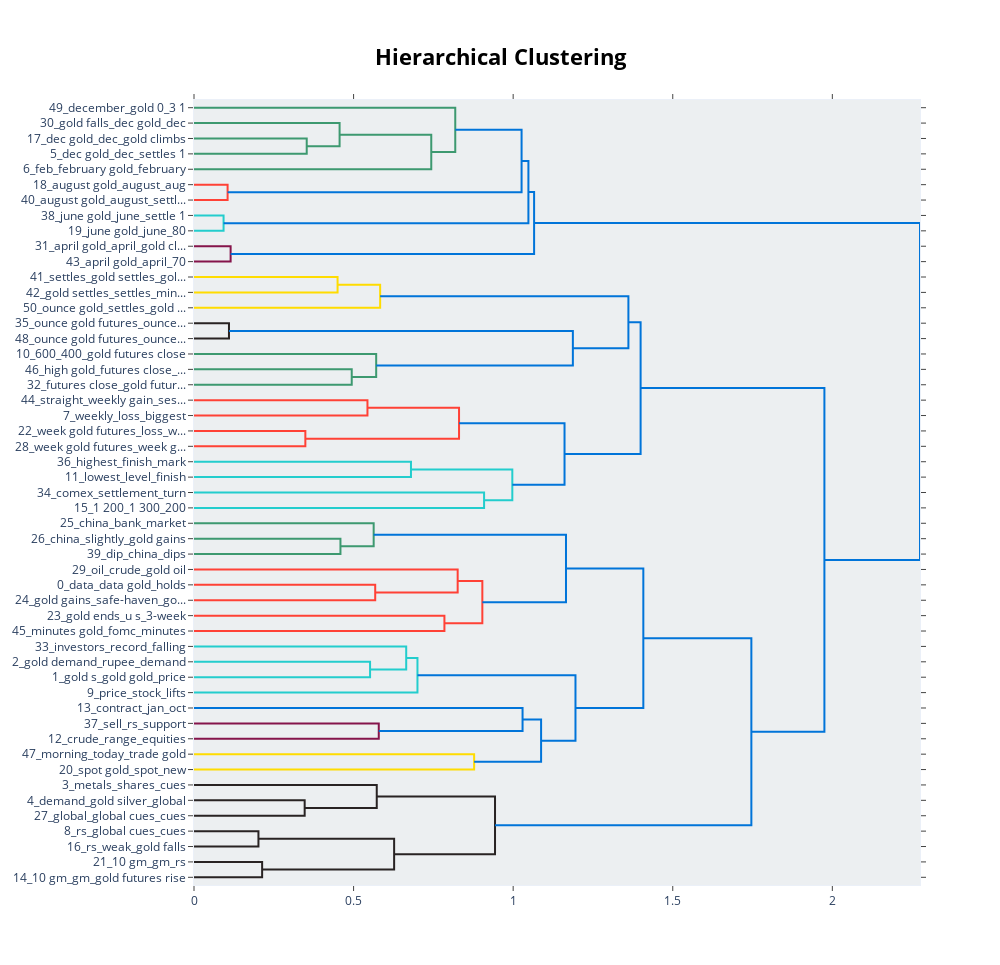

Notebook code for this chart:
### Code cell
topic_model.visualize_hierarchy().show()

### Figure 1 — Plotly figure (JSON) as saved in the notebook; plotly's stock layout.template omitted (floating-point values rounded to 4 significant figures)
{"data": [{"hoverinfo": "text", "marker": {"color": "rgb(61,153,112)"}, "mode": "lines", "type": "scatter", "x": [0.0, 0.3532, 0.3532, 0.0], "xaxis": "x", "y": [-25.0, -25.0, -35.0, -35.0], "yaxis": "y"}, {"hoverinfo": "text", "marker": {"color": "rgb(61,153,112)"}, "mode": "lines", "type": "scatter", "x": [0.0, 0.4562, 0.4562, 0.3532], "xaxis": "x", "y": [-15.0, -15.0, -30.0, -30.0], "yaxis": "y"}, {"hoverinfo": "text", "marker": {"color": "rgb(61,153,112)"}, "mode": "lines", "type": "scatter", "x": [0.4562, 0.7434, 0.7434, 0.0], "xaxis": "x", "y": [-22.5, -22.5, -45.0, -45.0], "yaxis": "y"}, {"hoverinfo": "text", "marker": {"color": "rgb(61,153,112)"}, "mode": "lines", "type": "scatter", "x": [0.0, 0.8186, 0.8186, 0.7434], "xaxis": "x", "y": [-5.0, -5.0, -33.75, -33.75], "yaxis": "y"}, {"hoverinfo": "text", "marker": {"color": "rgb(255,65,54)"}, "mode": "lines", "type": "scatter", "x": [0.0, 0.1053, 0.1053, 0.0], "xaxis": "x", "y": [-55.0, -55.0, -65.0, -65.0], "yaxis": "y"}, {"hoverinfo": "text", "marker": {"color": "rgb(0,116,217)"}, "mode": "lines", "type": "scatter", "x": [0.8186, 1.026, 1.026, 0.1053], "xaxis": "x", "y": [-19.38, -19.38, -60.0, -60.0], "yaxis": "y"}, {"hoverinfo": "text", "marker": {"color": "rgb(35,205,205)"}, "mode": "lines", "type": "scatter", "x": [0.0, 0.09265, 0.09265, 0.0], "xaxis": "x", "y": [-75.0, -75.0, -85.0, -85.0], "yaxis": "y"}, {"hoverinfo": "text", "marker": {"color": "rgb(0,116,217)"}, "mode": "lines", "type": "scatter", "x": [1.026, 1.048, 1.048, 0.09265], "xaxis": "x", "y": [-39.69, -39.69, -80.0, -80.0], "yaxis": "y"}, {"hoverinfo": "text", "marker": {"color": "rgb(133,20,75)"}, "mode": "lines", "type": "scatter", "x": [0.0, 0.1147, 0.1147, 0.0], "xaxis": "x", "y": [-95.0, -95.0, -105.0, -105.0], "yaxis": "y"}, {"hoverinfo": "text", "marker": {"color": "rgb(0,116,217)"}, "mode": "lines", "type": "scatter", "x": [1.048, 1.066, 1.066, 0.1147], "xaxis": "x", "y": [-59.84, -59.84, -100.0, -100.0], "yaxis": "y"}, {"hoverinfo": "text", "marker": {"color": "rgb(255,220,0)"}, "mode": "lines", "type": "scatter", "x": [0.0, 0.4498, 0.4498, 0.0], "xaxis": "x", "y": [-115.0, -115.0, -125.0, -125.0], "yaxis": "y"}, {"hoverinfo": "text", "marker": {"color": "rgb(255,220,0)"}, "mode": "lines", "type": "scatter", "x": [0.4498, 0.5832, 0.5832, 0.0], "xaxis": "x", "y": [-120.0, -120.0, -135.0, -135.0], "yaxis": "y"}, {"hoverinfo": "text", "marker": {"color": "rgb(40,35,35)"}, "mode": "lines", "type": "scatter", "x": [0.0, 0.1096, 0.1096, 0.0], "xaxis": "x", "y": [-145.0, -145.0, -155.0, -155.0], "yaxis": "y"}, {"hoverinfo": "text", "marker": {"color": "rgb(61,153,112)"}, "mode": "lines", "type": "scatter", "x": [0.0, 0.4942, 0.4942, 0.0], "xaxis": "x", "y": [-175.0, -175.0, -185.0, -185.0], "yaxis": "y"}, {"hoverinfo": "text", "marker": {"color": "rgb(61,153,112)"}, "mode": "lines", "type": "scatter", "x": [0.0, 0.5708, 0.5708, 0.4942], "xaxis": "x", "y": [-165.0, -165.0, -180.0, -180.0], "yaxis": "y"}, {"hoverinfo": "text", "marker": {"color": "rgb(0,116,217)"}, "mode": "lines", "type": "scatter", "x": [0.1096, 1.187, 1.187, 0.5708], "xaxis": "x", "y": [-150.0, -150.0, -172.5, -172.5], "yaxis": "y"}, {"hoverinfo": "text", "marker": {"color": "rgb(0,116,217)"}, "mode": "lines", "type": "scatter", "x": [0.5832, 1.361, 1.361, 1.187], "xaxis": "x", "y": [-127.5, -127.5, -161.2, -161.2], "yaxis": "y"}, {"hoverinfo": "text", "marker": {"color": "rgb(255,65,54)"}, "mode": "lines", "type": "scatter", "x": [0.0, 0.5435, 0.5435, 0.0], "xaxis": "x", "y": [-195.0, -195.0, -205.0, -205.0], "yaxis": "y"}, {"hoverinfo": "text", "marker": {"color": "rgb(255,65,54)"}, "mode": "lines", "type": "scatter", "x": [0.0, 0.3489, 0.3489, 0.0], "xaxis": "x", "y": [-215.0, -215.0, -225.0, -225.0], "yaxis": "y"}, {"hoverinfo": "text", "marker": {"color": "rgb(255,65,54)"}, "mode": "lines", "type": "scatter", "x": [0.5435, 0.8304, 0.8304, 0.3489], "xaxis": "x", "y": [-200.0, -200.0, -220.0, -220.0], "yaxis": "y"}, {"hoverinfo": "text", "marker": {"color": "rgb(35,205,205)"}, "mode": "lines", "type": "scatter", "x": [0.0, 0.6798, 0.6798, 0.0], "xaxis": "x", "y": [-235.0, -235.0, -245.0, -245.0], "yaxis": "y"}, {"hoverinfo": "text", "marker": {"color": "rgb(35,205,205)"}, "mode": "lines", "type": "scatter", "x": [0.0, 0.9089, 0.9089, 0.0], "xaxis": "x", "y": [-255.0, -255.0, -265.0, -265.0], "yaxis": "y"}, {"hoverinfo": "text", "marker": {"color": "rgb(35,205,205)"}, "mode": "lines", "type": "scatter", "x": [0.6798, 0.9974, 0.9974, 0.9089], "xaxis": "x", "y": [-240.0, -240.0, -260.0, -260.0], "yaxis": "y"}, {"hoverinfo": "text", "marker": {"color": "rgb(0,116,217)"}, "mode": "lines", "type": "scatter", "x": [0.8304, 1.161, 1.161, 0.9974], "xaxis": "x", "y": [-210.0, -210.0, -250.0, -250.0], "yaxis": "y"}, {"hoverinfo": "text", "marker": {"color": "rgb(0,116,217)"}, "mode": "lines", "type": "scatter", "x": [1.361, 1.399, 1.399, 1.161], "xaxis": "x", "y": [-144.4, -144.4, -230.0, -230.0], "yaxis": "y"}, {"hoverinfo": "text", "marker": {"color": "rgb(61,153,112)"}, "mode": "lines", "type": "scatter", "x": [0.0, 0.4589, 0.4589, 0.0], "xaxis": "x", "y": [-285.0, -285.0, -295.0, -295.0], "yaxis": "y"}, {"hoverinfo": "text", "marker": {"color": "rgb(61,153,112)"}, "mode": "lines", "type": "scatter", "x": [0.0, 0.5629, 0.5629, 0.4589], "xaxis": "x", "y": [-275.0, -275.0, -290.0, -290.0], "yaxis": "y"}, {"hoverinfo": "text", "marker": {"color": "rgb(255,65,54)"}, "mode": "lines", "type": "scatter", "x": [0.0, 0.5678, 0.5678, 0.0], "xaxis": "x", "y": [-315.0, -315.0, -325.0, -325.0], "yaxis": "y"}, {"hoverinfo": "text", "marker": {"color": "rgb(255,65,54)"}, "mode": "lines", "type": "scatter", "x": [0.0, 0.8261, 0.8261, 0.5678], "xaxis": "x", "y": [-305.0, -305.0, -320.0, -320.0], "yaxis": "y"}, {"hoverinfo": "text", "marker": {"color": "rgb(255,65,54)"}, "mode": "lines", "type": "scatter", "x": [0.0, 0.7846, 0.7846, 0.0], "xaxis": "x", "y": [-335.0, -335.0, -345.0, -345.0], "yaxis": "y"}, {"hoverinfo": "text", "marker": {"color": "rgb(255,65,54)"}, "mode": "lines", "type": "scatter", "x": [0.8261, 0.9034, 0.9034, 0.7846], "xaxis": "x", "y": [-312.5, -312.5, -340.0, -340.0], "yaxis": "y"}, {"hoverinfo": "text", "marker": {"color": "rgb(0,116,217)"}, "mode": "lines", "type": "scatter", "x": [0.5629, 1.166, 1.166, 0.9034], "xaxis": "x", "y": [-282.5, -282.5, -326.2, -326.2], "yaxis": "y"}, {"hoverinfo": "text", "marker": {"color": "rgb(35,205,205)"}, "mode": "lines", "type": "scatter", "x": [0.0, 0.5517, 0.5517, 0.0], "xaxis": "x", "y": [-365.0, -365.0, -375.0, -375.0], "yaxis": "y"}, {"hoverinfo": "text", "marker": {"color": "rgb(35,205,205)"}, "mode": "lines", "type": "scatter", "x": [0.0, 0.6649, 0.6649, 0.5517], "xaxis": "x", "y": [-355.0, -355.0, -370.0, -370.0], "yaxis": "y"}, {"hoverinfo": "text", "marker": {"color": "rgb(35,205,205)"}, "mode": "lines", "type": "scatter", "x": [0.6649, 0.7002, 0.7002, 0.0], "xaxis": "x", "y": [-362.5, -362.5, -385.0, -385.0], "yaxis": "y"}, {"hoverinfo": "text", "marker": {"color": "rgb(133,20,75)"}, "mode": "lines", "type": "scatter", "x": [0.0, 0.5789, 0.5789, 0.0], "xaxis": "x", "y": [-405.0, -405.0, -415.0, -415.0], "yaxis": "y"}, {"hoverinfo": "text", "marker": {"color": "rgb(0,116,217)"}, "mode": "lines", "type": "scatter", "x": [0.0, 1.029, 1.029, 0.5789], "xaxis": "x", "y": [-395.0, -395.0, -410.0, -410.0], "yaxis": "y"}, {"hoverinfo": "text", "marker": {"color": "rgb(255,220,0)"}, "mode": "lines", "type": "scatter", "x": [0.0, 0.8777, 0.8777, 0.0], "xaxis": "x", "y": [-425.0, -425.0, -435.0, -435.0], "yaxis": "y"}, {"hoverinfo": "text", "marker": {"color": "rgb(0,116,217)"}, "mode": "lines", "type": "scatter", "x": [1.029, 1.087, 1.087, 0.8777], "xaxis": "x", "y": [-402.5, -402.5, -430.0, -430.0], "yaxis": "y"}, {"hoverinfo": "text", "marker": {"color": "rgb(0,116,217)"}, "mode": "lines", "type": "scatter", "x": [0.7002, 1.195, 1.195, 1.087], "xaxis": "x", "y": [-373.8, -373.8, -416.2, -416.2], "yaxis": "y"}, {"hoverinfo": "text", "marker": {"color": "rgb(0,116,217)"}, "mode": "lines", "type": "scatter", "x": [1.166, 1.408, 1.408, 1.195], "xaxis": "x", "y": [-304.4, -304.4, -395.0, -395.0], "yaxis": "y"}, {"hoverinfo": "text", "marker": {"color": "rgb(40,35,35)"}, "mode": "lines", "type": "scatter", "x": [0.0, 0.3468, 0.3468, 0.0], "xaxis": "x", "y": [-455.0, -455.0, -465.0, -465.0], "yaxis": "y"}, {"hoverinfo": "text", "marker": {"color": "rgb(40,35,35)"}, "mode": "lines", "type": "scatter", "x": [0.0, 0.5726, 0.5726, 0.3468], "xaxis": "x", "y": [-445.0, -445.0, -460.0, -460.0], "yaxis": "y"}, {"hoverinfo": "text", "marker": {"color": "rgb(40,35,35)"}, "mode": "lines", "type": "scatter", "x": [0.0, 0.2019, 0.2019, 0.0], "xaxis": "x", "y": [-475.0, -475.0, -485.0, -485.0], "yaxis": "y"}, {"hoverinfo": "text", "marker": {"color": "rgb(40,35,35)"}, "mode": "lines", "type": "scatter", "x": [0.0, 0.2135, 0.2135, 0.0], "xaxis": "x", "y": [-495.0, -495.0, -505.0, -505.0], "yaxis": "y"}, {"hoverinfo": "text", "marker": {"color": "rgb(40,35,35)"}, "mode": "lines", "type": "scatter", "x": [0.2019, 0.627, 0.627, 0.2135], "xaxis": "x", "y": [-480.0, -480.0, -500.0, -500.0], "yaxis": "y"}, {"hoverinfo": "text", "marker": {"color": "rgb(40,35,35)"}, "mode": "lines", "type": "scatter", "x": [0.5726, 0.9431, 0.9431, 0.627], "xaxis": "x", "y": [-452.5, -452.5, -490.0, -490.0], "yaxis": "y"}, {"hoverinfo": "text", "marker": {"color": "rgb(0,116,217)"}, "mode": "lines", "type": "scatter", "x": [1.408, 1.746, 1.746, 0.9431], "xaxis": "x", "y": [-349.7, -349.7, -471.2, -471.2], "yaxis": "y"}, {"hoverinfo": "text", "marker": {"color": "rgb(0,116,217)"}, "mode": "lines", "type": "scatter", "x": [1.399, 1.975, 1.975, 1.746], "xaxis": "x", "y": [-187.2, -187.2, -410.5, -410.5], "yaxis": "y"}, {"hoverinfo": "text", "marker": {"color": "rgb(0,116,217)"}, "mode": "lines", "type": "scatter", "x": [1.066, 2.275, 2.275, 1.975], "xaxis": "x", "y": [-79.92, -79.92, -298.8, -298.8], "yaxis": "y"}], "layout": {"autosize": false, "height": 965, "hoverlabel": {"bgcolor": "white", "font": {"family": "Rockwell", "size": 16}}, "hovermode": "closest", "plot_bgcolor": "#ECEFF1", "showlegend": false, "title": {"font": {"color": "Black", "size": 22}, "text": "<b>Hierarchical Clustering</b>", "x": 0.5, "xanchor": "center", "yanchor": "top"}, "width": 1000, "xaxis": {"mirror": "allticks", "rangemode": "tozero", "showgrid": false, "showline": true, "showticklabels": true, "ticks": "outside", "type": "linear", "zeroline": false}, "yaxis": {"mirror": "allticks", "range": [-510, 0], "rangemode": "tozero", "showgrid": false, "showline": true, "showticklabels": true, "tickmode": "array", "ticks": "outside", "ticktext": ["49_december_gold 0_3 1", "30_gold falls_dec gold_dec", "17_dec gold_dec_gold climbs", "5_dec gold_dec_settles 1", "6_feb_february gold_february", "18_august gold_august_aug", "40_august gold_august_settl...", "38_june gold_june_settle 1", "19_june gold_june_80", "31_april gold_april_gold cl...", "43_april gold_april_70", "41_settles_gold settles_gol...", "42_gold settles_settles_min...", "50_ounce gold_settles_gold ...", "35_ounce gold futures_ounce...", "48_ounce gold futures_ounce...", "10_600_400_gold futures close", "46_high gold_futures close_...", "32_futures close_gold futur...", "44_straight_weekly gain_ses...", "7_weekly_loss_biggest", "22_week gold futures_loss_w...", "28_week gold futures_week g...", "36_highest_finish_mark", "11_lowest_level_finish", "34_comex_settlement_turn", "15_1 200_1 300_200", "25_china_bank_market", "26_china_slightly_gold gains", "39_dip_china_dips", "29_oil_crude_gold oil", "0_data_data gold_holds", "24_gold gains_safe-haven_go...", "23_gold ends_u s_3-week", "45_minutes gold_fomc_minutes", "33_investors_record_falling", "2_gold demand_rupee_demand", "1_gold s_gold gold_price", "9_price_stock_lifts", "13_contract_jan_oct", "37_sell_rs_support", "12_crude_range_equities", "47_morning_today_trade gold", "20_spot gold_spot_new", "3_metals_shares_cues", "4_demand_gold silver_global", "27_global_global cues_cues", "8_rs_global cues_cues", "16_rs_weak_gold falls", "21_10 gm_gm_rs", "14_10 gm_gm_gold futures rise"], "tickvals": [-5, -15, -25, -35, -45, -55, -65, -75, -85, -95, -105, -115, -125, -135, -145, -155, -165, -175, -185, -195, -205, -215, -225, -235, -245, -255, -265, -275, -285, -295, -305, -315, -325, -335, -345, -355, -365, -375, -385, -395, -405, -415, -425, -435, -445, -455, -465, -475, -485, -495, -505], "type": "linear", "zeroline": false}}}
